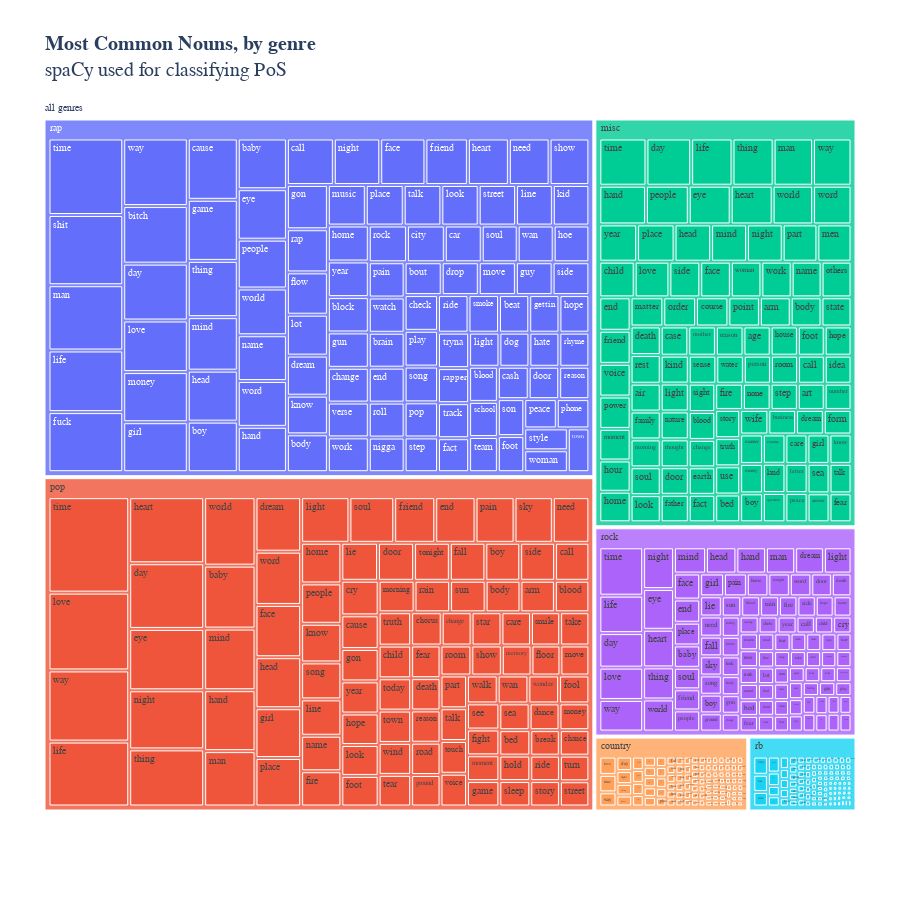

The notebook cell saved with this chart:
### Markdown cell above
#### Common words tagged as name by genre

### Code cell
import plotly.express as px

pos = 'nouns'
n = 100
#list to populate subset DataFrame's
all_df = []

#loop through unique genres
for i in df.tag.unique():

    #get most common tokens for part of speech
    temp_df = mostcommonTokens(df[df['tag'] == i][pos]).head(n)
    
    #add column for current genre
    temp_df['tag'] = i

    #append DataFrame to list
    all_df.append(temp_df)

#concatenate all DataFrame's
all_df = pd.concat([i for i in all_df])

#reset index
all_df.reset_index(drop=False,inplace=True)

#column labels
all_df.columns = ['word','count','tag']

# in order to have a single root node add 'all genres'
all_df["all genres"] = "all genres" 

#create plotly treemap figure
fig = px.treemap(all_df, path=['all genres', 'tag', 'word'], values='count',)

#title parameters
title_param = dict(text='<b>Most Common Nouns, by genre</b><br>spaCy used for classifying PoS</b>', 
                    font=dict(size=20))

#update layout
fig.update_layout(title=title_param,
                font= dict(family='Helvetica',size=10),
                width=900,
                height=900,
                autosize=False,
                margin=dict(l=40,r=40,b=85,t=100,pad=0,))
    
#show plot
fig.show()

### Figure 1 — Plotly figure (JSON) as saved in the notebook; plotly's stock layout.template omitted (floating-point values rounded to 4 significant figures; data arrays with more than 128 entries replaced by an {"elided": "..."} marker saying what was removed)
{"data": [{"branchvalues": "total", "domain": {"x": [0, 1], "y": [0, 1]}, "hovertemplate": "labels=%{label}<br>count=%{value}<br>parent=%{parent}<br>id=%{id}<extra></extra>", "ids": {"elided": "607 str values"}, "labels": {"elided": "607 str values"}, "name": "", "parents": {"elided": "607 str values"}, "type": "treemap", "values": {"elided": "607 int values"}}], "layout": {"autosize": false, "font": {"family": "Helvetica", "size": 10}, "height": 900, "legend": {"tracegroupgap": 0}, "margin": {"b": 85, "l": 40, "pad": 0, "r": 40, "t": 100}, "title": {"font": {"size": 20}, "text": "<b>Most Common Nouns, by genre</b><br>spaCy used for classifying PoS</b>"}, "width": 900}}
